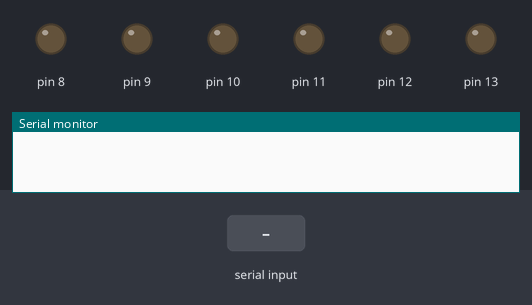
Recording of a sketch running on a simulated Arduino Uno, built with avr-gcc and run on an emulated ATmega328P. Shown: output pins drawn as LEDs (lit = HIGH), the last lines printed to the serial monitor. Inputs (shaded band) come from the test bench.

Above: at 1.2 s.
1.3 s: "a" received over Serial
At 2.1 s:
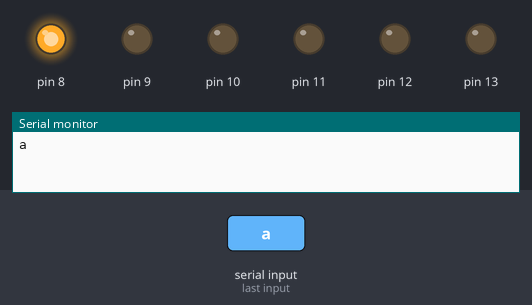
2.8 s: byte 100 ('d') received over Serial
At 3.2 s:
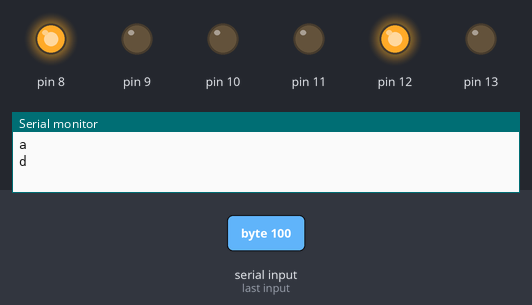
4.3 s: byte 101 ('e') received over Serial
At 5.5 s:
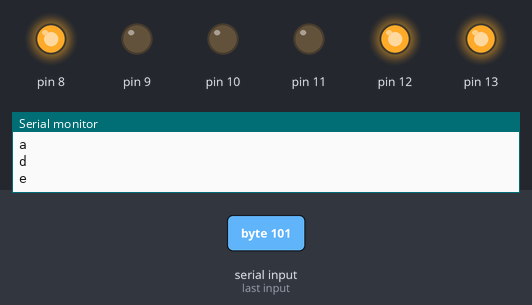
5.8 s: byte 49 ('1') received over Serial
At 6.7 s:
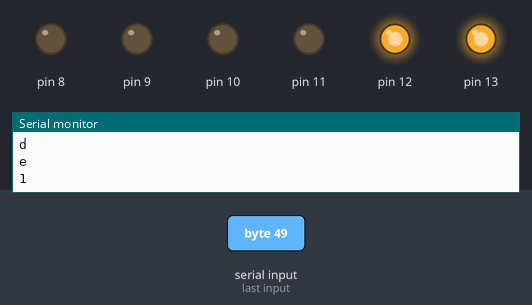
7.3 s: "b" received over Serial
At 7.8 s:
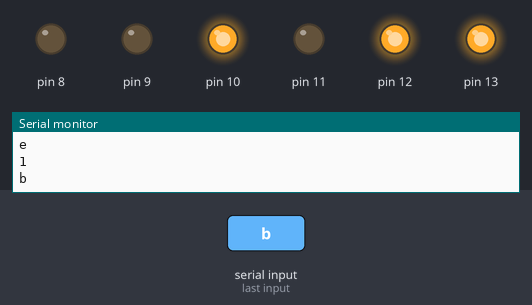
8.8 s: "A" received over Serial
At 10.2 s:
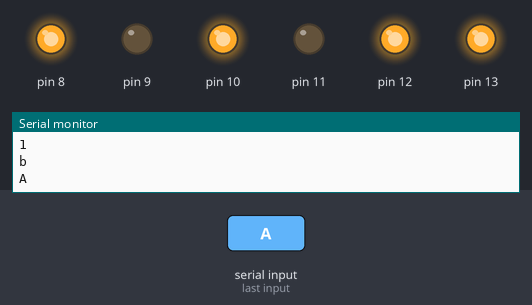
Timing chart, 0 to 11.3 s (numbered marks = the images above; inputs shaded):
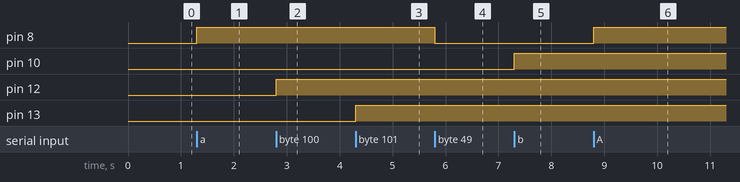

The sketch:

Ardunio-Bluetooth_control_5Led-hardware.ino
```cpp
void setup() {

pinMode(8, OUTPUT);
pinMode(9, OUTPUT);
pinMode(10, OUTPUT);
pinMode(11, OUTPUT);
pinMode(12, OUTPUT);
pinMode(13, OUTPUT);
Serial.begin(9600);

}

void loop() {

if (Serial.available()){
  char data;
  data=Serial.read();
  Serial.println(data);

  if (data =='a'|| data =='A'){
    digitalWrite(8,HIGH);
    delay(1000);
  }

  else if(data =='b' || data =='B'){
    digitalWrite(10,HIGH);
    delay(1000);
  }

  else if(data =='n' || data =='N'){
    digitalWrite(9,HIGH);
    delay(1000);
  }


  else if(data =='m' || data =='M'){
    digitalWrite(9,LOW);
    delay(1000);
  }

  else if(data =='c' || data =='C'){
    digitalWrite(11,HIGH);
    delay(1000);
  }

 else if(data =='d' || data =='D'){
    digitalWrite(12,HIGH);
    delay(1000);
  }

  else if(data =='e' || data =='E'){
    digitalWrite(13,HIGH);
    delay(1000);
  }

  else if(data =='1'){
    digitalWrite(8,LOW);
    delay(1000);
  }

  else if(data =='2'){
    digitalWrite(10,LOW);
    delay(1000);
  }

  else if(data =='3'){
    digitalWrite(11,LOW);
    delay(1000);
  }

  else if(data =='4'){
    digitalWrite(12,LOW);
    delay(1000);
  }

  else if(data =='5'){
    digitalWrite(13,LOW);
    delay(1000);
  }

  else if(data =='o'|| data =='O'){
    digitalWrite(8,HIGH);
    digitalWrite(10,HIGH);
    digitalWrite(11,HIGH);
    digitalWrite(12,HIGH);
    digitalWrite(13,HIGH);
    digitalWrite(9,HIGH);
    delay(1000);
  }


  else if(data =='f'|| data =='F'){
    digitalWrite(8,LOW);
    digitalWrite(10,LOW);
    digitalWrite(11,LOW);
    digitalWrite(12,LOW);
    digitalWrite(13,LOW);
    digitalWrite(9,LOW);
    delay(1000);
  }

}

}
```

Measured:
- after the input at 1.3 s, pin 8: LOW → HIGH at once
- after the input at 2.8 s, pin 12: LOW → HIGH at once
- after the input at 4.3 s, pin 13: LOW → HIGH at once
- after the input at 5.8 s, pin 8: HIGH → LOW at once
- after the input at 7.3 s, pin 10: LOW → HIGH at once
- after the input at 8.8 s, pin 8: LOW → HIGH at once
